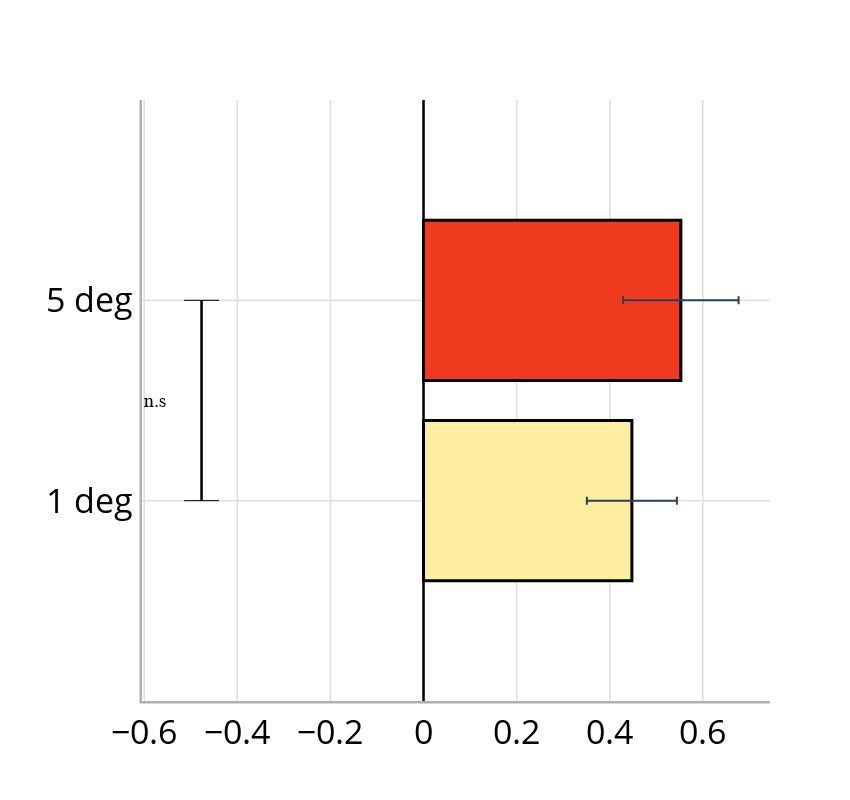

Write notebook code for a chart like this one.
### Code cell
trace_data = []
trace_data.append(go.Bar(y = [str(ecc[0])+' deg'],
                        x = [output['avg_lag_2deg'].mean()], orientation='h',
                        name=str(ecc[0])+' deg',
                        marker = dict(color = colors[0], line = dict(color='black',width=3)),
                        error_x = dict(type = 'data',
                                      array = [output['avg_lag_2deg'].std()/np.sqrt(len(output))],
                                      visible=True
                                      ), showlegend=False
                        )
                 )


trace_data.append(go.Bar(y = [str(ecc[1]) +' deg'],
                        x = [output['avg_lag_10deg'].mean()], orientation ='h',
                        name=str(ecc[1])+' deg',
                        marker = dict(color = colors[1], line = dict(color = 'black', width = 3)),
                        error_x = dict(type = 'data',
                                      array = [output['avg_lag_10deg'].std()/np.sqrt(len(output))],
                                      visible=True
                                      ),showlegend=False
                        )
                 )

x_max = -max(output['avg_lag_10deg'].mean(), output['avg_lag_2deg'].mean(), 
                   output['avg_lag_10deg'].mean()+output['avg_lag_10deg'].std()/np.sqrt(len(output)),
                  output['avg_lag_2deg'].mean()+ output['avg_lag_2deg'].std()/np.sqrt(len(output))) + 0.2

trace_data.append(go.Scatter(y = [str(i)+' deg' for i in ecc],
                            x = [x_max for i in range(len(ecc))],
                            mode='markers+lines',
                            marker = dict(color='black',size = 25, symbol='line-ew-open'),
                            line = dict(color='black',width = 2.5),
                            showlegend = False))


pval_text = ['** p = '+str(np.round(avg_p,3)) if round(avg_p,3) < 0.05 else 'n.s']

xstart = 0
xmax1 = 0.35
xmin1 = -0.35
padding = 0.2
ypos1 = 0.0

annotations = [dict(y=0.5,x=x_max-0.1,xref='x',yref='y',text=pval_text[0], showarrow=False, font=dict(family = 'Helvetica, bold',
                                                                                                     size = 20))]
# annotations.append(dict(x=xmax1-padding, y=ypos1-padding, ax=xmin1+padding, ay=ypos1-padding, xref='x', axref='x', yshift = -100,
#             yref='y', ayref='y', showarrow=True, arrowhead=1, arrowside='start',arrowsize=1.5, arrowwidth=3.5, arrowcolor='black', text = 'past', font = dict(size = 20, color='black')))
layout = go.Layout(
    barmode='group',
    width = 1200,
    height = 800,
    font = dict(size = font_size-3),
    #title = str(int(len(data)/280))+' participants',
    yaxis = dict(title = '', range = [-1,2], titlefont = dict(size = font_size)),
    xaxis = dict(title = '',titlefont = dict(size = font_size)),
    annotations= annotations,
    #xaxis2 = dict(domain = [0.6, 0.95], anchor = 'y2', range = [-5,5], title = 'SPE', showline=True, mirror=True, titlefont = dict(size = 14)),
    #yaxis2 = dict(domain = [0.6, 0.95], anchor = 'x2', title = 'Prob.', showline=True, mirror=True, titlefont = dict(size = 14))
    )
    
fig = go.Figure(data=trace_data, layout=layout)
fig['layout'].update(height = 800, width = 850)
fig['layout'].update(paper_bgcolor='rgba(0,0,0,0)',plot_bgcolor ='rgba(0,0,0,0)', font = dict(size = 34, color = 'black'))        



fig.update_xaxes(showgrid=True, gridwidth=1.5, gridcolor='#DFDFDF', showline=True, linecolor = '#AFAFAF', zeroline=True, zerolinecolor = 'black',zerolinewidth = 2.5, linewidth = 2.5, nticks = 7)
fig.update_yaxes(showgrid=True, gridwidth=1.5, gridcolor='#DFDFDF', showline=True, linecolor = '#AFAFAF', linewidth = 2.5)
fig.show()
fig.write_image(resultPath+"avg_SPE_comparison.png")
fig.write_image(resultPath+"avg_SPE_comparison.svg")
fig.write_image(resultPath+"avg_SPE_comparison.pdf")

### Figure 1 — Plotly figure (JSON) as saved in the notebook; plotly's stock layout.template omitted (floating-point values rounded to 4 significant figures)
{"data": [{"error_x": {"array": [0.09665], "type": "data", "visible": true}, "marker": {"color": "rgb(255,237,160)", "line": {"color": "black", "width": 3}}, "name": "1 deg", "orientation": "h", "showlegend": false, "type": "bar", "x": [0.4476], "y": ["1 deg"]}, {"error_x": {"array": [0.1241], "type": "data", "visible": true}, "marker": {"color": "rgb(240,59,32)", "line": {"color": "black", "width": 3}}, "name": "5 deg", "orientation": "h", "showlegend": false, "type": "bar", "x": [0.5528], "y": ["5 deg"]}, {"line": {"color": "black", "width": 2.5}, "marker": {"color": "black", "size": 25, "symbol": "line-ew-open"}, "mode": "markers+lines", "showlegend": false, "type": "scatter", "x": [-0.4769, -0.4769], "y": ["1 deg", "5 deg"]}], "layout": {"annotations": [{"font": {"family": "Helvetica, bold", "size": 20}, "showarrow": false, "text": "n.s", "x": -0.5769, "xref": "x", "y": 0.5, "yref": "y"}], "barmode": "group", "font": {"color": "black", "size": 34}, "height": 800, "paper_bgcolor": "rgba(0,0,0,0)", "plot_bgcolor": "rgba(0,0,0,0)", "width": 850, "xaxis": {"gridcolor": "#DFDFDF", "gridwidth": 1.5, "linecolor": "#AFAFAF", "linewidth": 2.5, "nticks": 7, "showgrid": true, "showline": true, "title": {"font": {"size": 34}, "text": ""}, "zeroline": true, "zerolinecolor": "black", "zerolinewidth": 2.5}, "yaxis": {"gridcolor": "#DFDFDF", "gridwidth": 1.5, "linecolor": "#AFAFAF", "linewidth": 2.5, "range": [-1, 2], "showgrid": true, "showline": true, "title": {"font": {"size": 34}, "text": ""}}}}
